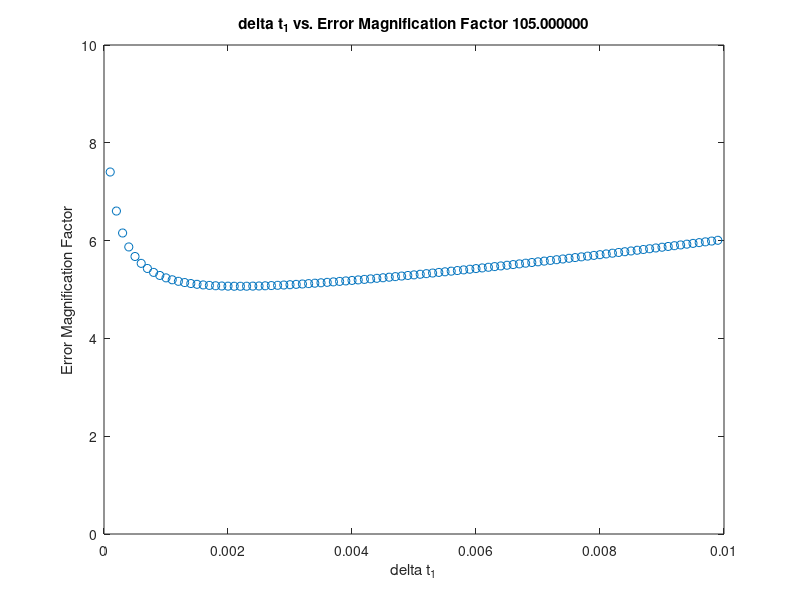

Here is the MATLAB script that generated this plot:
% Project 2 Part 5

clear all;close all;

%--------------------------------------------------------------------------
%                             Define values
%--------------------------------------------------------------------------


    c=299792.458;
    
    d = 0.0001;

    rho=26570;
    

for running=0:5:105


    
    %%%%%%% Unbunched %%%%%%%%
   
    phi1=pi/2*running/110;
    phi2=pi/2*running/110;
    phi3=pi/2*running/110;
    phi4=pi/2*running/110;

    theta1=0;
    theta2=1/2*pi;
    theta3=pi;
    theta4=3/2*pi;
   
    A1=rho*cos(phi1)*cos(theta1);
    A2=rho*cos(phi2)*cos(theta2);
    A3=rho*cos(phi3)*cos(theta3);
    A4=rho*cos(phi4)*cos(theta4);
    
    B1=rho*cos(phi1)*sin(theta1);
    B2=rho*cos(phi2)*sin(theta2);
    B3=rho*cos(phi3)*sin(theta3);
    B4=rho*cos(phi4)*sin(theta4);
    
    C1=rho*sin(theta1);
    C2=rho*sin(theta2);
    C3=rho*sin(theta3);
    C4=rho*sin(theta4);
    
    R1=sqrt(A1^2+B1^2+(C1-6370)^2);
    R2=sqrt(A2^2+B2^2+(C2-6370)^2);
    R3=sqrt(A3^2+B3^2+(C3-6370)^2);
    R4=sqrt(A4^2+B4^2+(C4-6370)^2);
    
    
    t1=d+R1/c;
    t2=d+R2/c;
    t3=d+R3/c;
    t4=d+R4/c;
   
    
%--------------------------------------------------------------------------    
    
    
    told=t1;

    plotpoints=100; %number of points plotted


    for run=1:plotpoints
    
    xxaxis(run,1)=t1-told;
    
%--------------------------------------------------------------------------
%                      Multivariate Newton's Method
%--------------------------------------------------------------------------
x = 0;
y = 0;
z = 6370;

num=2;     % the number of times Newton's method will be run

for i=1:num
 
F1 = ((x-A1)^2+(y-B1)^2+(z-C1)^2)-(c*(t1-d))^2;
F2 = ((x-A2)^2+(y-B2)^2+(z-C2)^2)-(c*(t2-d))^2;
F3 = ((x-A3)^2+(y-B3)^2+(z-C3)^2)-(c*(t3-d))^2;
F4 = ((x-A4)^2+(y-B4)^2+(z-C4)^2)-(c*(t4-d))^2;

Re = [2*(x-A1), 2*(y-B1), 2*(z-C1), 2*(c*(t1-d))*c, 1, 0, 0, 0;...
      2*(x-A2), 2*(y-B2), 2*(z-C2), 2*(c*(t2-d))*c, 0, 1, 0, 0;...
      2*(x-A3), 2*(y-B3), 2*(z-C3), 2*(c*(t3-d))*c, 0, 0, 1, 0;...
      2*(x-A4), 2*(y-B4), 2*(z-C4), 2*(c*(t4-d))*c, 0, 0, 0, 1];

%-----------------------Gaussian Elimination-------------------------------
  
for col=1:3;
    for row=1+col:4;
        Re(col,:)=Re(col,:)./Re(col,col);
        Re(row,:)=Re(row,:) - Re(row,col)*Re(col,:);
    end
end

Re(4,:)=Re(4,:)/Re(4,4);

for col=4:-1:2
    for row=col-1:-1:1
        Re(row,:)=Re(row,:)-Re(row,col)*Re(col,:);
    end
end

%--------------------------------------------------------------------------

Rinv=Re(:,5:8);

%Outputs from Newton's Method

v = [x,y,z,d]' - Rinv*[F1,F2,F3,F4]';
   

x=v(1);
y=v(2);
z=v(3);
d=v(4);

end



if run==1;
    xold=v(1);
    yold=v(2);
    zold=v(3);
    dold=v(4);
end

if run~=1;
    xnew(run-1,:)=v(1);
    ynew(run-1,:)=v(2);
    znew(run-1,:)=v(3);
    dnew(run-1,:)=v(4);
    
    maximum_position_error(run,:)=max([abs(xnew(run-1,:)-xold),abs(ynew(run-1,:)-yold),abs(znew(run-1,:)-zold)]);
    
    error_magnification_factor(run,:)=maximum_position_error(run,:)/(c*xxaxis(run,1));
end
%--------------------------------------------------------------------------

t1=t1+10^(-4);

    end %end of run

%-------------- Making data of error magnification factor -----------------
    
maximum_position_error(1,:)=0;
error_magnification_factor(1,:)=0;

%--------------------------------------------------------------------------


%       Plot delta ti vs. error magnification factor
figure(1)
plot(xxaxis(2:end),error_magnification_factor(2:end),'o');

ylim([0 10])
xlabel('delta t_1');
ylabel('Error Magnification Factor');

title(sprintf('delta t_1 vs. Error Magnification Factor %f',running))

%       Plot delta ti vs. error magnification factor
% figure(2)
% plot(xxaxis,maximum_position_error);
% 
% xlabel('delta t_1');
% ylabel('Maximum Position Error');
% 
% title('delta t_1 vs. Maximum Position Error')

drawnow;
end